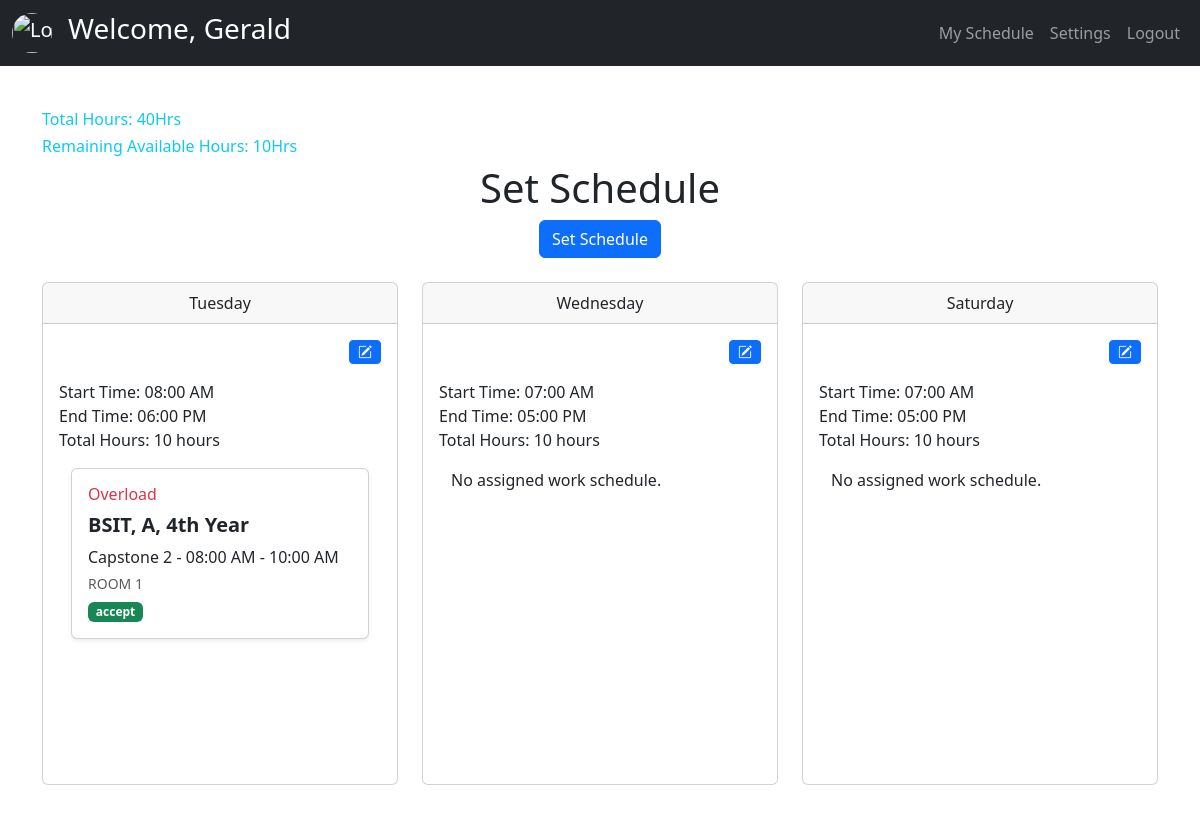
Before: /teacher/index.php (signed in) with the older database file.
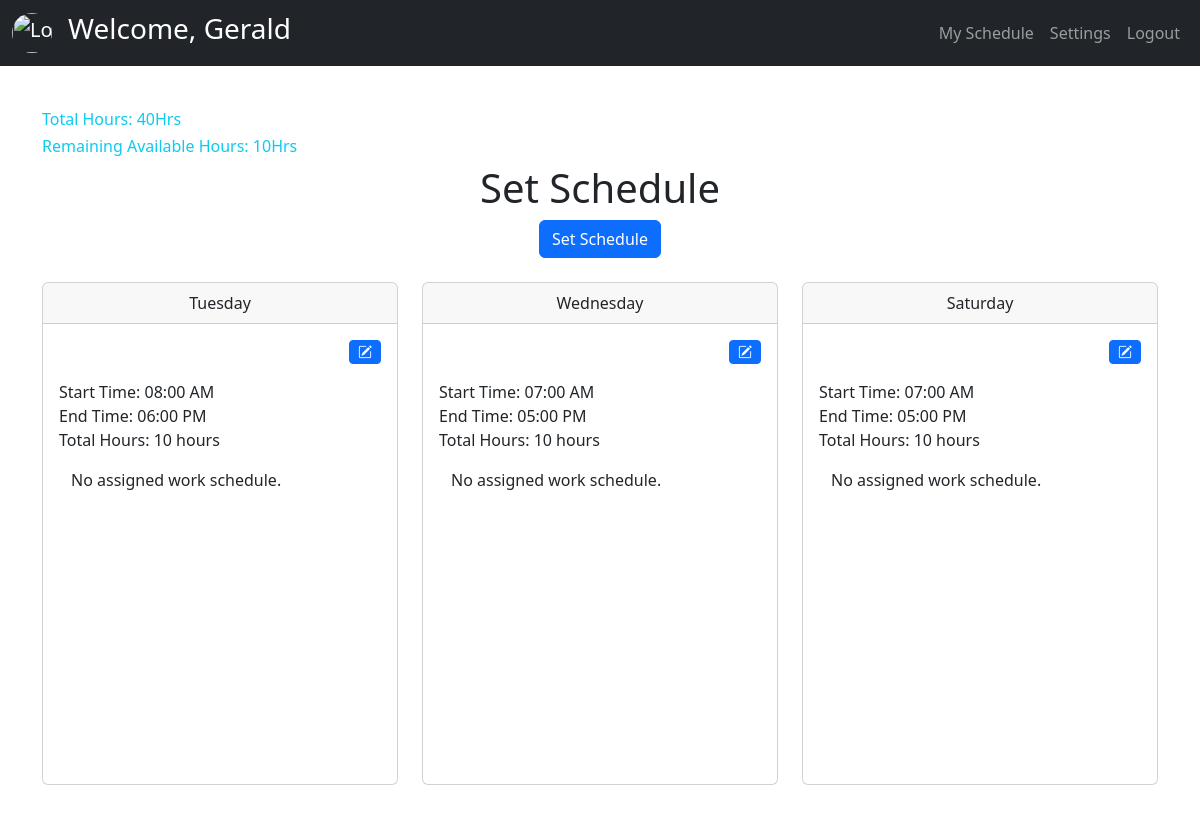
After: the same page with the newer database file.
### tables this page shows
CREATE TABLE `tblschedule` (
  `sched_id` int(11) NOT NULL,
  `sched_teacher_id` int(11) NOT NULL,
  `sched_day` varchar(60) NOT NULL,
  `sched_start_Hrs` time NOT NULL,
  `sched_end_Hrs` time NOT NULL,
  `sched_status` varchar(60) NOT NULL DEFAULT 'normal',
  `sched_date_added` timestamp NOT NULL DEFAULT current_timestamp() ON UPDATE current_timestamp()
);

CREATE TABLE `tblworkschedule` (
  `ws_id` int(11) NOT NULL,
  `ws_schedule_id` int(11) NOT NULL,
  `ws_sectionId` int(11) NOT NULL,
  `ws_roomCode` varchar(60) NOT NULL,
  `ws_CurriculumID` int(11) NOT NULL,
  `ws_subtStartTimeAssign` time NOT NULL,
  `ws_subtEndTimeAssign` time NOT NULL,
  `ws_typeOfWork` varchar(60) NOT NULL,
  `ws_ol_request_status` varchar(60) DEFAULT NULL,
  `ws_status` varchar(60) NOT NULL DEFAULT 'regular_work'
);

CREATE TABLE `tblsection` (
  `sectionId` int(11) NOT NULL,
  `course` varchar(60) NOT NULL,
  `year_level` varchar(60) NOT NULL,
  `section` varchar(60) NOT NULL,
  `section_status` int(11) NOT NULL DEFAULT 1 COMMENT '0=archive, 1=exist'
);

CREATE TABLE `tblcurriculum` (
  `subject_id` int(11) NOT NULL,
  `subject_code` varchar(60) NOT NULL,
  `subject_name` varchar(60) NOT NULL,
  `lab_num` int(11) NOT NULL,
  `lec_num` int(11) NOT NULL,
  `hours` int(11) NOT NULL,
  `semester` int(11) NOT NULL,
  `designated_year_level` int(11) NOT NULL,
  `subject_status` int(11) NOT NULL DEFAULT 1 COMMENT '0=archive,1=exist',
  `subject_sy` varchar(60) NOT NULL,
  `subject_date_added` timestamp NOT NULL DEFAULT current_timestamp() ON UPDATE current_timestamp()
);

### teacher/backend/db.php (called while the page is built, shortened)
<?php
class db_connect
{
    public $host = db_host;
    public $user = db_user;
    public $pass = db_pass;
    public $name = db_name;
    public function connect()
    {
        try {
            $this->conn = new mysqli($this->host, $this->user, $this->pass, $this->name);
        } catch (\Throwable $th) {
            header("Location:setup.php");
        }
    }
}

### teacher/backend/class.php (called while the page is built, shortened)
<?php
include ('db.php');
class global_class extends db_connect
{
    public function fetch_teacher_detail($teacher_id) {
        $query = $this->conn->prepare("SELECT *
            FROM `tblfacultymember`
            WHERE teacher_status='1' AND teacher_id = ?");
        $query->bind_param("i", $teacher_id);
        if ($query->execute()) {
            $result = $query->get_result();
            return $result;
        } else {
            return false;
        }
    }
        public function fetch_schedule($teacher_id)
        {
            $query = "SELECT * FROM `tblschedule` WHERE `sched_teacher_id` = $teacher_id AND YEAR(tblschedule.sched_date_added) = YEAR(CURDATE()) ";
            $result = $this->conn->query($query);
            if ($result && $result->num_rows > 0) {
                $schedules = $result->fetch_all(MYSQLI_ASSOC);
                return $schedules;
            } else {
                return [];
            }
        }
        public function fetch_workschedule($sched_id)
    {
        $query = "
            SELECT *
            FROM tblschedule
            LEFT JOIN tblworkschedule ON tblschedule.sched_id = tblworkschedule.ws_schedule_id
            LEFT JOIN tblsection ON tblsection.sectionId = tblworkschedule.ws_sectionId
            LEFT JOIN tblcurriculum ON tblcurriculum.subject_id = tblworkschedule.ws_CurriculumID
            WHERE tblschedule.sched_id = '$sched_id' AND YEAR(tblschedule.sched_date_added) = YEAR(CURDATE())
        ";
        $result = $this->conn->query($query);
        if ($result) {
            if ($result->num_rows > 0) {
                $schedules = $result->fetch_all(MYSQLI_ASSOC);
                return $schedules;
            } else {
                $result->free();
                return [];
            }
        } else {
            return false;
        }
    }
}

### teacher/index.php (the view, shortened to what the changed rows need)
<?php
include "components/header.php";
?>
<div class="container my-4">
    <?php
    if(!$teacher['totalweekly_hrs']){ ?>
        <div class="row mb-4">
                <div class="col-12 text-center">
                    <h1>Choose Weekly Hours</h1>
                        <form id="frmChooseWeeklyHrs">
                                <input type="hidden" id="teacher_id" name="teacher_id" value="<?= $teacher['teacher_id']; ?>" required>
                            <div class="form-check form-check-inline">
                                <input class="form-check-input" type="radio" name="weeklyHours" id="hours30" value="30">
                                <label class="form-check-label" for="hours30">30 hrs weekly</label>
                            </div>
                            <div class="form-check form-check-inline">
                                <input class="form-check-input" type="radio" name="weeklyHours" id="hours40" value="40">
                                <label class="form-check-label" for="hours40">40 hrs weekly</label>
                            </div>
                            <div class="mt-4">
                                <button type="submit" id="btnSaveSchedule" class="btn btn-primary">
                                    <span class="btnSpinner spinner-border spinner-border-sm" style="display:none;" role="status" aria-hidden="true"></span>
                                    Save
                                </button>
                            </div>
                        </form>
                </div>
            </div>
    <?php }else{?>
    <div class="row">
        <div class="col-12 text-center">
            <h1>Set Schedule</h1>
        </div>
    </div>
    <div class="row mt-4">
        <?php
        $fetch_schedule = $db->fetch_schedule($teacher['teacher_id']);
        $daysOfWeek = ['monday', 'tuesday', 'wednesday', 'thursday', 'friday', 'saturday', 'sunday'];
        if (!empty($fetch_schedule)) {
            foreach ($daysOfWeek as $day):
                $scheduleForDay = null;
                foreach ($fetch_schedule as $schedule):
                    if (strtolower($schedule['sched_day']) == $day) {
                        $scheduleForDay = $schedule;
                        break;
                    }
                endforeach;
                if ($scheduleForDay):
        ?>
            <div class="col-md-4 mb-4">
                <div class="card" >
                    <div class="card-header text-center" >
                        <?php echo ucfirst($day); ?>
                    </div>
                    <div class="card-body">
                    <div class="d-flex justify-content-end">
    <button
        class="btn btn-primary btn-sm update-schedule-btn mb-3"
        data-bs-toggle="modal"
        data-bs-target="#updateScheduleModal"
        data-day="<?php echo $day; ?>"
        data-start="<?php echo $scheduleForDay['sched_start_Hrs']; ?>"
        data-end="<?php echo $scheduleForDay['sched_end_Hrs']; ?>"
        data-sched_id="<?php echo $scheduleForDay['sched_id']; ?>"
    >
        <i class="bi bi-pencil-square"></i>
    </button>
</div>
                        <p id="schedule-<?php echo $day; ?>">
                            <?php
                            $startTime = date('h:i A', strtotime($scheduleForDay['sched_start_Hrs']));
                            $endTime = date('h:i A', strtotime($scheduleForDay['sched_end_Hrs']));
                            $start = strtotime($scheduleForDay['sched_start_Hrs']);
                            $end = strtotime($scheduleForDay['sched_end_Hrs']);
                            $diff = $end - $start;
                            $hours = floor($diff / 3600);
                            $minutes = floor(($diff % 3600) / 60);
                            echo "Start Time: " . $startTime . "<br>End Time: " . $endTime . "<br>";
                            if ($minutes > 0) {
                                echo "Total Hours: " . $hours . " hours " . $minutes . " minutes";
                            } else {
                                echo "Total Hours: " . $hours . " hours";
                            }
                            ?>
                        </p>
                        <div class="container" style="height:300px; max-height: 300px; overflow-y: auto;">
                            <?php
                                include "backend/end-points/schedule_list.php";
                                ?>
                            </div>
                    </div>
                </div>
            </div>
        <?php
                endif;
            endforeach;
        } else {
            echo '<div class="col-12 text-center">';
            echo '<p class="text-muted">No schedules set found.</p>';
            echo '</div>';
        }
        ?>
    </div>
<?php } ?>
</div>
<?php
include "components/footer.php";
?>

### teacher/backend/end-points/schedule_list.php (shortened to what the changed rows need)
<?php
                               $fetch_workschedule = $db->fetch_workschedule($scheduleForDay['sched_id']);
                                if (!empty($fetch_workschedule)) {
                                    $has_assigned_work = false;
                                    foreach ($fetch_workschedule as $workschedule):
                                        if ($workschedule['ws_id']) {
                                            $has_assigned_work = true;
                                            $start_time = date('h:i A', strtotime($workschedule['ws_subtStartTimeAssign']));
                                            $end_time = date('h:i A', strtotime($workschedule['ws_subtEndTimeAssign']));
                                            if($workschedule['ws_ol_request_status'] =="pending"){
                                                $card_color="bg-warning togglerUpdateReq_status";
                                                $label="<h6 class='text-danger d-flex justify-content-start'>Overload</h6>";
                                            }else if($workschedule['ws_ol_request_status'] =="accept"){
                                                $card_color="bg-success text-white";
                                                $label="<h6 class='text-danger d-flex justify-content-start'>Overload</h6>";
                                            }else if($workschedule['ws_ol_request_status'] =="decline"){
                                                $card_color="bg-danger text-white ";
                                                $label="<h6 class='text-danger d-flex justify-content-start'>Overload</h6>";
                                            }else{
                                                $label="";
                                                $card_color="";
                                            }
                                ?>
                                           <div class="card shadow-sm mb-3 ">
                                                <div class="card-body">
                                                    <?= $label?>
                                                    <div class="d-flex justify-content-between align-items-center">
                                                        <h5 class="card-title mb-2">
                                                            <strong><?= $workschedule['course'] ?>, <?= $workschedule['section'] ?>, <?= $workschedule['year_level'] ?></strong>
                                                        </h5>
                                                    </div>
                                                    <p class="card-text mb-1"><?= ucfirst($workschedule['subject_name']) ?> - <?= $start_time ?> - <?= $end_time ?></p>
                                                    <small class="text-muted d-block mb-2"><?= $workschedule['ws_roomCode'] ?></small>
                                                    <span class="badge <?=$card_color?> text-dark" data-ws_id='<?=$workschedule['ws_id']?>'><?=$workschedule['ws_ol_request_status']?></span>
                                                </div>
                                            </div>
                                <?php }
                                    endforeach;
                                    if (!$has_assigned_work) {
                                        echo '<p>No assigned work schedule.</p>';
                                    }
                                } else {
                                    echo '<p>No work schedule assigned.</p>';
                                }
                                ?>

Changed rows visible on the page:
removed tblworkschedule: shows "Overload", ws_sectionId.course "BSIT", ws_sectionId.section "A", ws_sectionId.year_level "4th Year", ws_CurriculumID.subject_name "Capstone 2", ws_subtStartTimeAssign "08:00 AM", ws_subtEndTimeAssign "10:00 AM", ws_roomCode "ROOM 1", ws_ol_request_status "accept", shown under tblschedule "08:00 AM"
shown differently, row unchanged: tblschedule "08:00 AM": now shows "No assigned work schedule."
